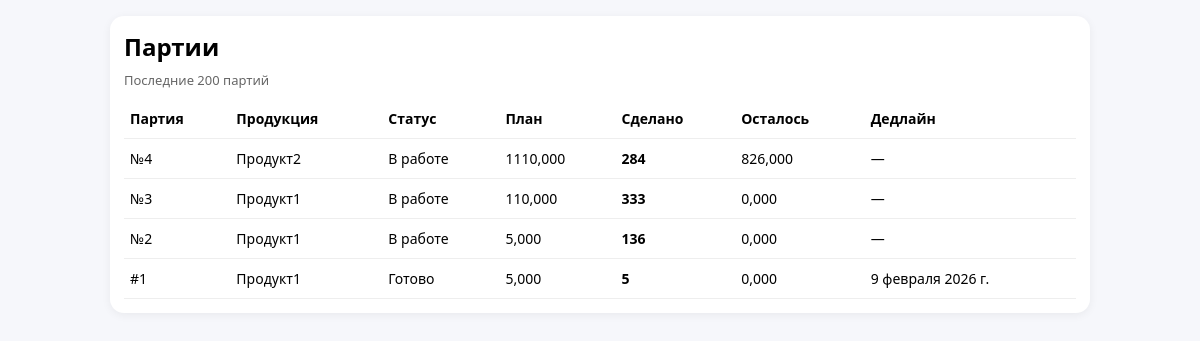
/batches/ (signed in), run on the app's committed database.
### core/models.py (models this page shows, shortened)
class Batch(models.Model):
    created_at = models.DateTimeField("Создана", default=timezone.now, db_index=True)
    created_by = models.ForeignKey(
        settings.AUTH_USER_MODEL,
        on_delete=models.PROTECT,
        related_name="created_batches",
        verbose_name="Кто создал",
    )
    name = models.CharField("Название/номер партии", max_length=120)
    product = models.ForeignKey(Product, on_delete=models.PROTECT, verbose_name="Продукция")
    planned_qty = models.DecimalField("План (шт)", max_digits=12, decimal_places=3, default=Decimal("0.000"))
    status = models.CharField("Статус", max_length=20, choices=BatchStatus.choices, default=BatchStatus.PLANNED)
    due_date = models.DateField("Дедлайн", null=True, blank=True)
    note = models.CharField("Комментарий", max_length=255, blank=True, default="")
    class Meta:
        verbose_name = "Партия"
        verbose_name_plural = "Партии"
        ordering = ["-created_at"]
        indexes = [
            models.Index(fields=["status", "created_at"]),
        ]

class Product(models.Model):
    name = models.CharField("Название", max_length=120, unique=True)
    stock = models.DecimalField("Остаток", max_digits=12, decimal_places=3, default=Decimal("0.000"))
    piece_rate = models.DecimalField("Сдельная ставка (за 1 шт)", max_digits=12, decimal_places=2,
                                     default=Decimal("0.00"))
    is_active = models.BooleanField("Активен", default=True)
    class Meta:
        verbose_name = "Продукция"
        verbose_name_plural = "Продукция"

### core/views.py (the view)
# urls.py: path("batches/", views.batches_list, name="batches_list"),
@staff_member_required
def batches_list(request):
    qs = Batch.objects.select_related("product").all().order_by("-created_at")[:200]
    data = []
    for b in qs:
        done = b.operations.aggregate(x=Sum("qty"))["x"] or Decimal("0.000")
        remaining = (b.planned_qty - done).quantize(Decimal("0.001"))
        if remaining < 0:
            remaining = Decimal("0.000")
        data.append({"b": b, "done": done, "remaining": remaining})
    return render(request, "core/batches_list.html", {"data": data})

### templates/core/batches_list.html (shortened to what this page needs)
{% extends 'core/base.html' %}
{% load static %}
{% block extra_css %}
  <link rel="stylesheet" href="{% static 'core/css/batches.css' %}">
{% endblock %}
{% block content %}
<div class="wrap">
  <div class="card">
    <h2 class="section-title">Партии</h2>
    <div class="muted">Последние 200 партий</div>
    <div class="spacer-sm"></div>
    <table class="table">
      <thead>
        <tr>
          <th>Партия</th>
          <th>Продукция</th>
          <th>Статус</th>
          <th>План</th>
          <th>Сделано</th>
          <th>Осталось</th>
          <th>Дедлайн</th>
        </tr>
      </thead>
      <tbody>
        {% for r in data %}
          <tr>
            <td>{{ r.b.name }}</td>
            <td>{{ r.b.product.name }}</td>
            <td>{{ r.b.get_status_display }}</td>
            <td>{{ r.b.planned_qty }}</td>
            <td><b>{{ r.done }}</b></td>
            <td>{{ r.remaining }}</td>
            <td>{{ r.b.due_date|default:"—" }}</td>
          </tr>
        {% empty %}
          <tr><td colspan="7">Партий пока нет.</td></tr>
        {% endfor %}
      </tbody>
    </table>
  </div>
</div>
{% endblock %}

### core/static/core/css/common.css (style rules this page uses)
body { font-family: system-ui, -apple-system, Segoe UI, Roboto, Arial, sans-serif; margin: 0; background: #f6f7fb; }
.wrap { margin: 0 auto; padding: 16px; }
.card { background: #fff; border-radius: 14px; padding: 14px; margin-bottom: 14px; box-shadow: 0 2px 10px rgba(0, 0, 0, 0.06); }
.muted { color: #666; font-size: 13px; }
.table { width: 100%; border-collapse: collapse; }
.table th, .table td { padding: 10px 6px; border-bottom: 1px solid #eee; font-size: 14px; text-align: left; }
.spacer-sm { min-height: 10px; }

### core/static/core/css/batches.css (style rules this page uses)
.wrap { max-width: 980px; }
.section-title { margin: 0 0 8px; }

### data on the page
Batch: b.name "№4", b.product.name "Продукт2", b.status "В работе", b.planned_qty "1110,000", done "284", remaining "826,000", b.due_date "—"
Batch: b.name "№3", b.product.name "Продукт1", b.status "В работе", b.planned_qty "110,000", done "333", remaining "0,000", b.due_date "—"
Batch: b.name "№2", b.product.name "Продукт1", b.status "В работе", b.planned_qty "5,000", done "136", remaining "0,000", b.due_date "—"
Batch: b.name "#1", b.product.name "Продукт1", b.status "Готово", b.planned_qty "5,000", done "5", remaining "0,000", b.due_date "9 февраля 2026 г."
